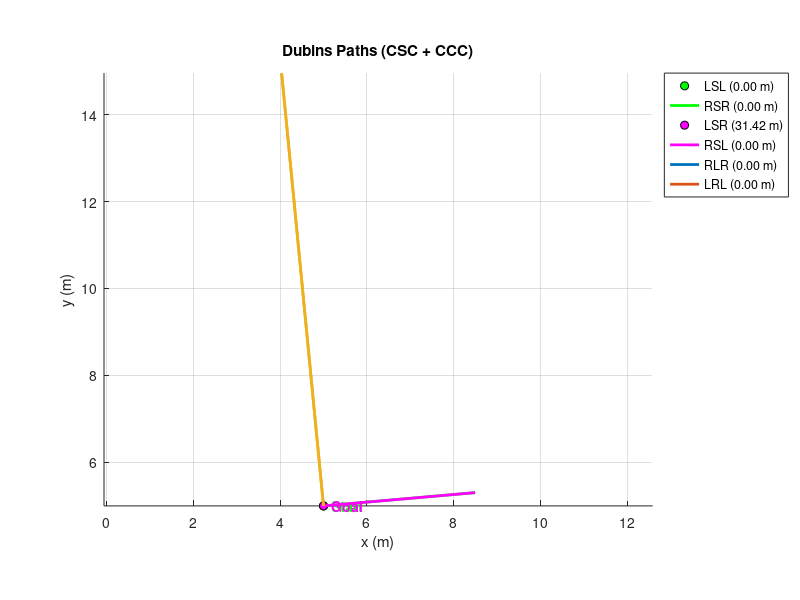

Write the MATLAB code that produced this figure.
function dubins_xy_full()
% DUBINS_XY_FULL
% Prompts for start/goal pose and radius, computes & plots 6 Dubins families
% LSL, RSR, LSR, RSL, RLR, LRL. Prints per-segment details + optimal path.
%
% Units: meters and radians (headings input in degrees).
% No toolboxes required.

clc; close all; clearvars;

fprintf('--- Dubins Paths (CSC + CCC) ---\n');
xs = input('Start X (m): ');
ys = input('Start Y (m): ');
ths_deg = input('Start heading (deg, 0=+x, CCW+): ');
xg = input('Goal  X (m): ');
yg = input('Goal  Y (m): ');
thg_deg = input('Goal  heading (deg): ');
R  = input('Turning radius R (m): ');

ths = deg2rad(ths_deg);
thg = deg2rad(thg_deg);

% Transform goal into start-aligned, unit-radius frame
[x, y, phi] = transformToStartFrame(xs, ys, ths, xg, yg, thg, R);

% Aux vars
d     = hypot(x, y);
theta = atan2(y, x);
alpha = wrap2pi(-theta);
beta  = wrap2pi(phi - theta);

% Candidate families
cands = { ...
   'LSL', +1,  0, +1, @solve_LSL; ...
   'RSR', -1,  0, -1, @solve_RSR; ...
   'LSR', +1,  0, -1, @solve_LSR; ...
   'RSL', -1,  0, +1, @solve_RSL; ...
   'RLR', -1, +1, -1, @solve_RLR; ...
   'LRL', +1, -1, +1, @solve_LRL; ...
};

results = struct('name',{},'seq',{},'t',{},'p',{},'q',{},'L',{},'feasible',{});
for i = 1:size(cands,1)
    name = cands{i,1};
    seq  = [cands{i,2}, cands{i,3}, cands{i,4}];
    solver = cands{i,5};
    [t,p,q,ok] = solver(alpha, beta, d);
    L = (t + p + q) * R;
    results(i) = struct('name',name,'seq',seq,'t',t,'p',p,'q',q,'L',L,'feasible',ok);
end

% Report
fprintf('\nPath breakdowns (angles in rad, lengths in m):\n');
bestIdx = []; bestL = inf;
for i = 1:numel(results)
    r = results(i);
    if r.feasible
        % segment-by-segment
        if r.seq(2)==0
            % CSC
            seg1 = r.t*R; seg2 = r.p*R; seg3 = r.q*R;
            fprintf('  %-3s : total %.3f m\n', r.name, r.L);
            fprintf('        Turn1=%.3f m, Straight=%.3f m, Turn2=%.3f m\n', seg1, seg2, seg3);
        else
            % CCC
            seg1 = r.t*R; seg2 = r.p*R; seg3 = r.q*R;
            fprintf('  %-3s : total %.3f m\n', r.name, r.L);
            fprintf('        Turn1=%.3f m, Turn2=%.3f m, Turn3=%.3f m\n', seg1, seg2, seg3);
        end
        if r.L < bestL
            bestL = r.L;
            bestIdx = i;
        end
    else
        fprintf('  %-3s : infeasible\n', r.name);
    end
end

if isempty(bestIdx)
    error('No feasible Dubins solution found.');
else
    fprintf('\nOptimal path: %s (%.3f m)\n', results(bestIdx).name, results(bestIdx).L);
end

% Plot
figure('Color','w'); hold on; axis equal; grid on;
xlabel('x (m)'); ylabel('y (m)'); title('Dubins Paths (CSC + CCC)');
drawPose(xs, ys, ths, 'g', 0.7*R, 'Start');
drawPose(xg, yg, thg, 'm', 0.7*R, 'Goal');

col = struct('LSL',[0 0.4470 0.7410], ...
             'RSR',[0.8500 0.3250 0.0980], ...
             'LSR',[0.9290 0.6940 0.1250], ...
             'RSL',[0.4940 0.1840 0.5560], ...
             'RLR',[0.4660 0.6740 0.1880], ...
             'LRL',[0.3010 0.7450 0.9330]);

legendEntries = {};
for i = 1:numel(results)
    if ~results(i).feasible, continue; end
    c = col.(results(i).name);
    XY = sampleDubinsWorld(xs, ys, ths, R, results(i).seq, results(i).t, results(i).p, results(i).q);
    plot(XY(:,1), XY(:,2), 'LineWidth', 2, 'Color', c);
    legendEntries{end+1} = sprintf('%s (%.2f m)', results(i).name, results(i).L); %#ok<AGROW>
end
legend(legendEntries, 'Location','bestoutside');
hold off;

end

% ---------- Solvers (CSC + CCC) ----------
function [t,p,q,ok] = solve_LSL(alpha,beta,d)
p2 = 2 + d^2 - 2*cos(alpha-beta) + 2*d*(sin(alpha)-sin(beta));
if p2<0, ok=false; t=NaN;p=NaN;q=NaN; return; end
p = sqrt(p2);
ang = atan2((cos(beta)-cos(alpha)), (d+sin(alpha)-sin(beta)));
t = wrap2pi(-alpha+ang);
q = wrap2pi(beta-ang);
ok=true;
end

function [t,p,q,ok] = solve_RSR(alpha,beta,d)
p2 = 2 + d^2 - 2*cos(alpha-beta) + 2*d*(-sin(alpha)+sin(beta));
if p2<0, ok=false; t=NaN;p=NaN;q=NaN; return; end
p = sqrt(p2);
ang = atan2((cos(alpha)-cos(beta)), (d-sin(alpha)+sin(beta)));
t = wrap2pi(alpha-ang);
q = wrap2pi(-beta+ang);
ok=true;
end

function [t,p,q,ok] = solve_LSR(alpha,beta,d)
p2 = -2 + d^2 + 2*cos(alpha-beta) + 2*d*(sin(alpha)+sin(beta));
if p2<0, ok=false; t=NaN;p=NaN;q=NaN; return; end
p = sqrt(p2);
ang = atan2((-cos(alpha)-cos(beta)), (d+sin(alpha)+sin(beta)));
t = wrap2pi(-alpha+ang-atan2(2,p));
q = wrap2pi(-beta+ang-atan2(2,p));
ok=true;
end

function [t,p,q,ok] = solve_RSL(alpha,beta,d)
p2 = -2 + d^2 + 2*cos(alpha-beta) - 2*d*(sin(alpha)+sin(beta));
if p2<0, ok=false; t=NaN;p=NaN;q=NaN; return; end
p = sqrt(p2);
ang = atan2((cos(alpha)+cos(beta)), (d-sin(alpha)-sin(beta)));
t = wrap2pi(alpha-ang+atan2(2,p));
q = wrap2pi(beta-ang+atan2(2,p));
ok=true;
end

function [t,p,q,ok] = solve_RLR(alpha,beta,d)
tmp = (6 - d^2 + 2*cos(alpha-beta) + 2*d*(sin(alpha)-sin(beta))) / 8;
if abs(tmp)>1, ok=false; t=NaN;p=NaN;q=NaN; return; end
p = wrap2pi(2*pi - acos(tmp));
ang = atan2((cos(alpha)-cos(beta)), (d-sin(alpha)+sin(beta)));
t = wrap2pi(alpha - ang + p/2);
q = wrap2pi(alpha-beta - t + p);
ok=true;
end

function [t,p,q,ok] = solve_LRL(alpha,beta,d)
tmp = (6 - d^2 + 2*cos(alpha-beta) + 2*d*(-sin(alpha)+sin(beta))) / 8;
if abs(tmp)>1, ok=false; t=NaN;p=NaN;q=NaN; return; end
p = wrap2pi(2*pi - acos(tmp));
ang = atan2((cos(beta)-cos(alpha)), (d+sin(alpha)-sin(beta)));
t = wrap2pi(-alpha + ang + p/2);
q = wrap2pi(beta-alpha - t + p);
ok=true;
end

% ---------- Helpers ----------
function a = wrap2pi(a)
a = mod(a,2*pi);
end

function [x,y,phi] = transformToStartFrame(xs,ys,ths,xg,yg,thg,R)
dx = (xg-xs)/R; dy = (yg-ys)/R;
c=cos(ths); s=sin(ths);
x =  c*dx + s*dy;
y = -s*dx + c*dy;
phi = wrap2pi(thg-ths);
end

function drawPose(x,y,th,col,arm,labeltxt)
plot(x,y,'ko','MarkerFaceColor',col,'MarkerSize',6);
plot([x x+arm*cos(th)],[y y+arm*sin(th)],'-','Color',col,'LineWidth',2);
text(x,y,['  ' labeltxt],'Color',col,'FontWeight','bold');
end

% ---------- Path sampling ----------
function XY = sampleDubinsWorld(xs,ys,ths,R,seq,t,p,q)
res=0.02*R; XY=[xs,ys]; pose=[xs;ys;ths];
pose=stepTurn(pose,seq(1),t*R,R,res); XY=[XY;pose(1:2)'];
if seq(2)==0
    pose=stepStraight(pose,p*R,res);
else
    pose=stepTurn(pose,seq(2),p*R,R,res);
end
XY=[XY;pose(1:2)'];
pose=stepTurn(pose,seq(3),q*R,R,res); XY=[XY;pose(1:2)'];
end

function pose=stepTurn(pose,sign,arcLen,R,res)
if sign==0||arcLen<=0, return; end
dth=(res/R)*sign; n=max(1,ceil(abs(arcLen)/res));
x=pose(1); y=pose(2); th=pose(3);
for k=1:n
    thn=th+dth;
    x=x+R*(sin(thn)-sin(th));
    y=y-R*(cos(thn)-cos(th));
    th=thn;
end
pose=[x;y;th];
end

function pose=stepStraight(pose,len,res)
if len<=0, return; end
n=max(1,ceil(len/res)); step=len/n;
x=pose(1); y=pose(2); th=pose(3);
for k=1:n
    x=x+step*cos(th); y=y+step*sin(th);
end
pose=[x;y;th];
end
